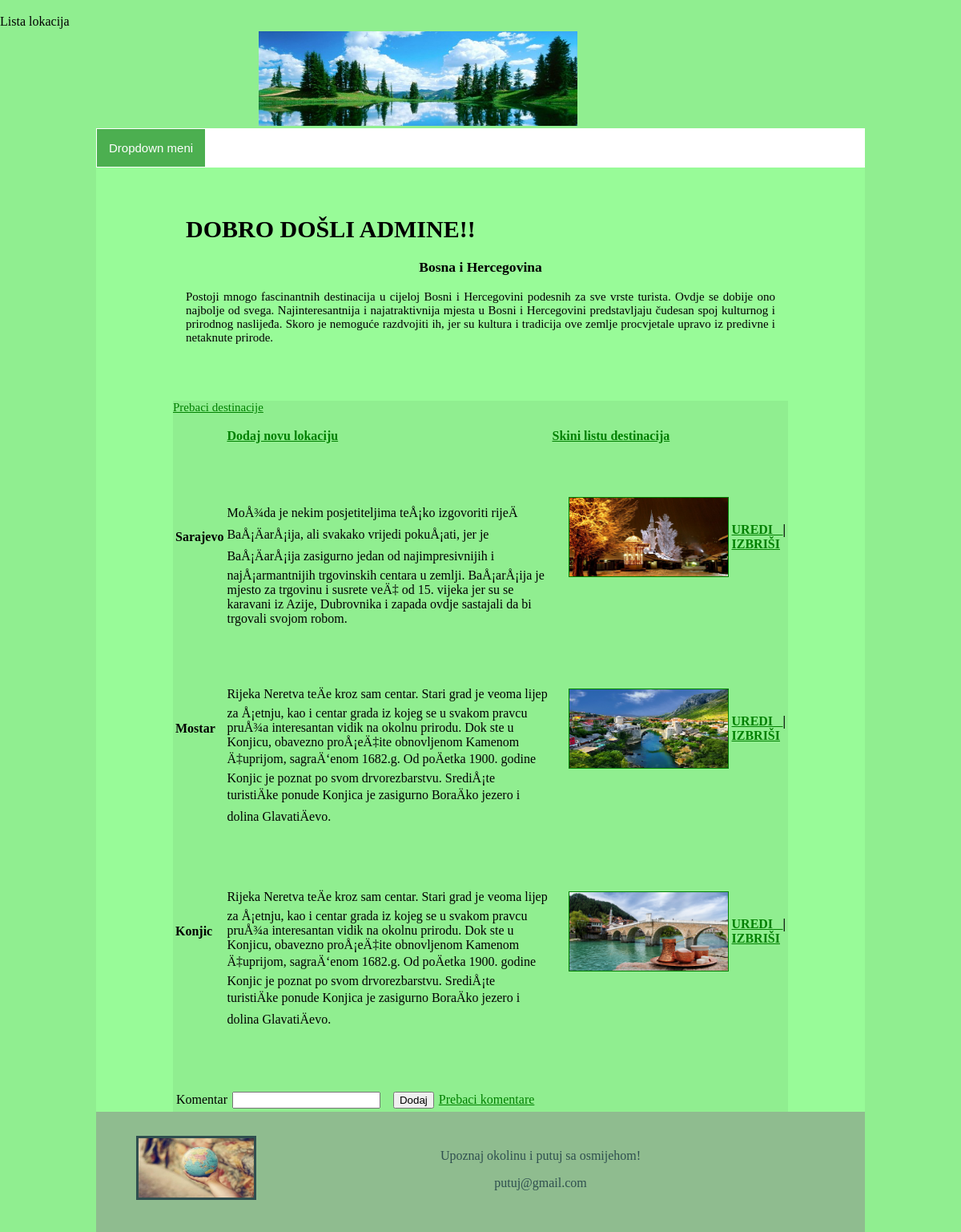
The app's page /dodavanje.php with its own data.
### tables this page shows
CREATE TABLE `destinacije` (
  `id` int(20) NOT NULL,
  `admin` int(20) NOT NULL,
  `naziv` varchar(100) NOT NULL,
  `detalji` text NOT NULL,
  `url` varchar(100) NOT NULL
);

### dodavanje.php (the view, shortened to what this page needs)
 <?php
echo '<br> Lista lokacija';
?>
<!DOCTYPE html>
<html>
<head>
<link rel="stylesheet" href="stil.css">
</head>
<body>
<div class="naslovna">
<div class=" slika" >
<img src="slike/Naslovna-1.jpg" alt = "Slika naslovnice">
</div>
</div>
<div class="meni">
  <button class="dropbtn">Dropdown meni</button>
</div>
<div class="redDestinacije1">
<div class="kolona1">
<h1> DOBRO DOŠLI ADMINE!! </h1>
<h3> Bosna i Hercegovina </h3>
<p>Postoji mnogo fascinantnih destinacija u cijeloj Bosni i Hercegovini podesnih za sve vrste turista. Ovdje se dobije ono najbolje od svega. Najinteresantnija i najatraktivnija mjesta u Bosni i Hercegovini predstavljaju čudesan spoj kulturnog i prirodnog naslijeđa. Skoro je nemoguće razdvojiti ih, jer su kultura i tradicija ove zemlje procvjetale upravo iz predivne i netaknute prirode.</p>
</div>
</div>
<div class="redDestinacije2">
<div class="kolona1">
<table>
<tr>
<th> </th>
<th>
  <a href = "Dodaj.php" title = "Dodaj"> Dodaj novu lokaciju </a>
 </th>
 <th> <a href= "csv.php"> Skini listu destinacija</a>
 </tr>
 <tr>
 <?php
$servername = "localhost";
$username = "amina";
$password = "password";
$dbname = "turisticke-destinacije";
$conn = new mysqli($servername, $username, $password, $dbname);
$sql = "SELECT id, naziv, detalji, url FROM destinacije";
$result = $conn->query($sql);
 if($result->num_rows > 0){
  while($row = $result->fetch_assoc()){ ?>
 <tr>
 <th> <?php echo  $row["naziv"]; ?></th>
 <td> <?php echo  $row["detalji"]; ?> </td>
 <th> <?php echo '<img style="width=50px" src="'. $row["url"].'"alt=greska"/>';?> </th>
 <th>
 <a href="uredi.php?name=<?php echo $row['naziv']; ?>">UREDI </a> |
 <a href="dodavanje.php?action=delete&name=<?php echo $row['naziv']; ?>"
 onclick="return confirm('Da li želite izbrisati lokaciju?')"> IZBRIŠI </a> </th>
 </tr>
<?php
 }}
 else
	 echo "0 results";
 ?>
 <p> <a href="prebaci-destinacije.php"> Prebaci destinacije </a> </p>
<form method="post" >
<table cellpadding="2" cellspacing="2">
<tr>
<td>  Komentar </td>
<td> <input type="text" name="komentar"> </td>
<td> &nbsp; </td>
<td> <input type="submit" name="dodajkomentar" value="Dodaj"> </td>
<td> <a href="prebaci-komentare.php"> Prebaci komentare </a> </td>
</tr>
 </table>
 </form>
</div>
</div>
<footer  class="footer" >
 <img src="slike/Naslovna-3.jpg" alt="greska">
<p> Upoznaj okolinu i putuj sa osmijehom!  </p>
<p> putuj@gmail.com </p>
</footer>
</body>
</html>

### stil.css (style rules this page uses)
* { box-sizing: border-box; }
body { background-color: lightgreen; margin: 0 auto; min-width:500px; max-height:1300px; }
.naslovna { border-style: solid; border-width: 1px; border-color: lightgreen; background: lightgreen; width:100%; }
.naslovna .slika { border-style: solid; border-width: 1px; border-color: lightgreen; background: lightgreen; width:80%; margin: auto; }
.naslovna .slika img { border-style: solid; border-width: 1px; border-color: lightgreen; background: lightgreen; width:400px; margin: auto; height: 120px; position: relative; left:200px; }
.meni { border-style: solid; border-width: 1px; border-color: white; background-color: white; width: 80%; margin: auto; }
.dropbtn { background-color: #4CAF50; color: white; padding: 15px; font-size: 15px; border: none; cursor: pointer; position:relative; }
.redDestinacije1 { border-style: solid 1 px; border-color: #98FB98; background-color: #98FB98; width:80%; padding-bottom: 10px; padding-top: 40px; padding-left: 20px; padding-right: 20px; margin: auto; font-size:15px; }
.redDestinacije1 h3 { text-align: center; }
.redDestinacije1 p { text-align: justify; }
.redDestinacije1 .kolona1 { border-style: solid 1 px; border-color: #98FB98; background-color: #98FB98; width:80%; margin: auto; }
.redDestinacije2 { border-style: solid 1 px; border-color: #98FB98; background-color: #98FB98; width:80%; margin:auto; padding-top: 30px; font-size:15px; }
.redDestinacije2 a { color: green; }
.redDestinacije2 td { border-style: solid 1 px; border-color: #98FB98; padding-top: 70px; }
.redDestinacije2 th { text-align: justify; }
.redDestinacije2 .kolona1 { border-style: solid 1 px; border-color: lightgreen; background-color: lightgreen; width:80%; margin: auto; }
.redDestinacije2 .kolona1 img { border-style: solid; border-width: 1px; width: 200px; height: 100px; margin-left: 20px; border-color: green; }
footer { background: lightgray; padding-top: 120px; text-align: center; height: 5px; }
.footer { background: #8FBC8F; height: 150px; font-family: "Georgia", Times, serif; color: #2F4F4F; padding: 50px; width:80%; margin:auto; padding-top: 30px; }
.footer img { border-style: solid; border-width: 3px; width: 150px; float:left; height: 80px; }

### records on screen
destinacije: naziv "Sarajevo", detalji "MoÅ¾da je nekim posjetiteljima teÅ¡ko izgovoriti rijeÄ BaÅ¡ÄarÅ¡ija, ali svakako vrijedi pokuÅ¡ati, jer je BaÅ¡ÄarÅ¡ija zasigurno jedan od najimpresivnijih i najÅ¡armantnijih trgovinskih centara u zemlji. BaÅ¡arÅ¡ija je mjesto za trgovinu i susrete veÄ‡ od 15. vijeka jer su se karavani iz Azije, Dubrovnika i zapada ovdje sastajali da bi trgovali svojom robom.", url (picture)
destinacije: naziv "Mostar", detalji "Rijeka Neretva teÄe kroz sam centar. Stari grad je veoma lijep za Å¡etnju, kao i centar grada iz kojeg se u svakom pravcu pruÅ¾a interesantan vidik na okolnu prirodu. Dok ste u Konjicu, obavezno proÅ¡eÄ‡ite obnovljenom Kamenom Ä‡uprijom, sagraÄ‘enom 1682.g. Od poÄetka 1900. godine Konjic je poznat po svom drvorezbarstvu. SrediÅ¡te turistiÄke ponude Konjica je zasigurno BoraÄko jezero i dolina GlavatiÄevo.", url (picture)
destinacije: naziv "Konjic", detalji "Rijeka Neretva teÄe kroz sam centar. Stari grad je veoma lijep za Å¡etnju, kao i centar grada iz kojeg se u svakom pravcu pruÅ¾a interesantan vidik na okolnu prirodu. Dok ste u Konjicu, obavezno proÅ¡eÄ‡ite obnovljenom Kamenom Ä‡uprijom, sagraÄ‘enom 1682.g. Od poÄetka 1900. godine Konjic je poznat po svom drvorezbarstvu. SrediÅ¡te turistiÄke ponude Konjica je zasigurno BoraÄko jezero i dolina GlavatiÄevo.", url (picture)
